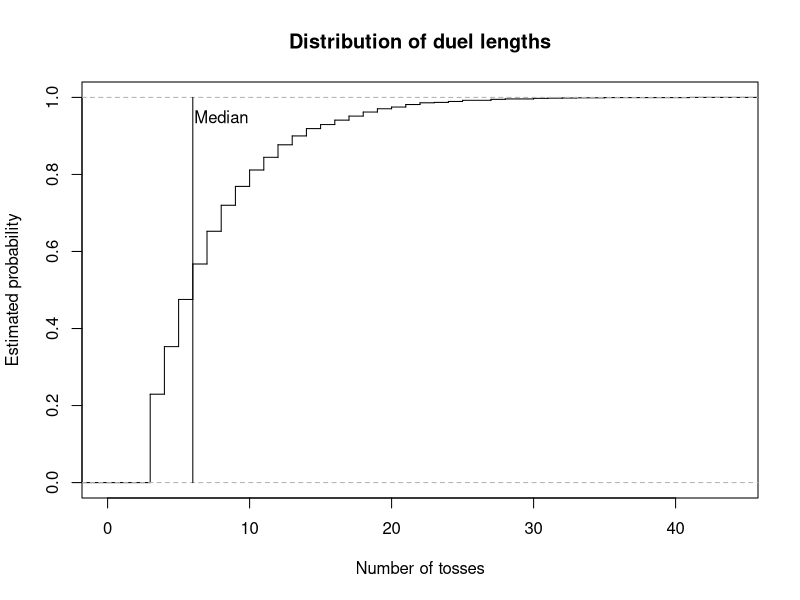
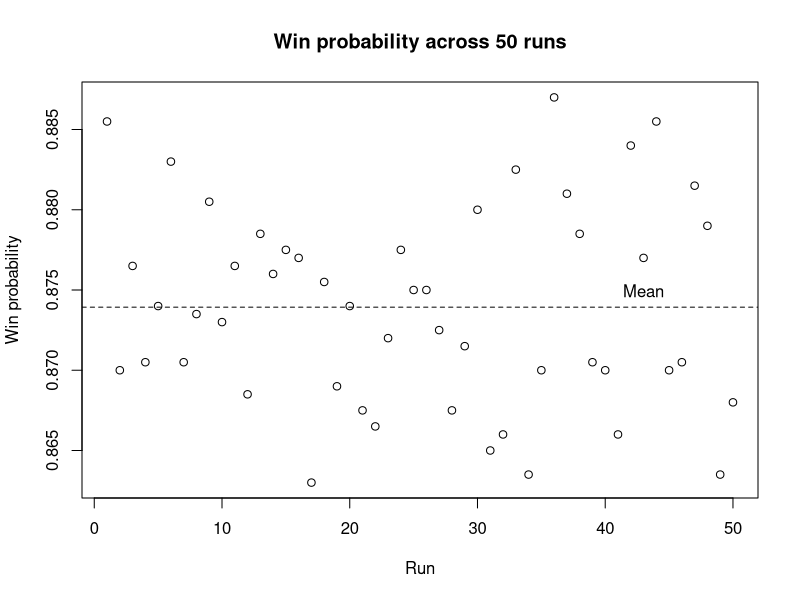

The R script that drew these images, in order:
# =============================================================================
# Coin-Toss Pattern Duel
#
# Authors:
# Pierrick de Boer: S3034691
# Fagan Ganbarli: S3015664
# Raneem Alluhaydan: S3044929
#
# Contributions:
# Pierrick de Boer (33%): Task 1-3
# Fagan Ganbarli (33%): Task 4-5
# Raneem Alluhaydan (33%): Task 6-7
#
# Overview:
# This script simulates duels between two binary patterns in a sequence
# of coin tosses. It identifies which pattern appears first and estimates
# the probability that player A wins through repeated simulations.
# Heads are coded as 1 and tails as 0.
#
# Main functions:
# 1. firsthit(): Find the first occurrence of a pattern.
# 2. sim_duels(): Simulate multiple duels.
# 3. duel(): Simulate one duel.
# 4. pwin(): Estimate the probability that a pattern wins.
# 5. ewait(): Calculate the exact expected waiting time of a pattern.
# 6. mc_ewait(): Estimate the expected waiting time by simulation.
# 7. pmat(): Calculate win probabilities between all patterns.
# 8. find_cycle(): Find a non-transitive cycle of patterns.
# =============================================================================


# Task 1: Find the first occurrence of a pattern in a toss stream.

firsthit <- function(x, a) {
  # Finds the toss at which pattern a is completed for the first time
  # in each toss stream.
  #
  # Inputs:
  #   x: toss stream, either a vector or a matrix with one stream per row
  #   a: binary pattern of length k
  #
  # Output:
  #   The ending position of the first occurrence in each row,
  #   or NA if the pattern does not appear.
  #
  # Method:
  #   Convert a vector into a one-row matrix. Build a logical matrix
  #   of all possible starting positions and compare each element of
  #   the pattern with the matching shifted column of x. Take the
  #   first matching start in each row and add k - 1 to obtain the
  #   ending position.
  
  # Treat a single stream as a matrix with one row.
  if (!is.matrix(x)) {
    x <- matrix(x, nrow = 1)
  }
  
  L <- ncol(x)
  k <- length(a)
  
  #A pattern longer than the sequence cannot occur.
  if (k > L) {
    return(rep(NA, nrow(x)))
  }
  
  # Check every possible starting position.
  hit <- matrix(TRUE, nrow = nrow(x), ncol = L - k + 1)
  
  for (j in seq_along(a)) {
    hit <- hit & x[, j:(L - k + j), drop = FALSE] == a[j]
  }
  
  # Find the first matching position in each row.
  start <- max.col(hit, ties.method = "first")
  start[rowSums(hit) == 0] <- NA
  
  # Convert starting positions into ending positions.
  return(start + k - 1)
}

# Test firsthit() on the stream below
x <- c(1, 0, 0, 1, 0, 1, 1, 1, 0)

firsthit(x, c(1, 0, 1))   #6
firsthit(x, c(0, 1, 1))   #7
firsthit(x, c(0, 0, 0))   #NA


# Task 2: Simulate duels between two patterns.

sim_duels <- function(a, b, p = 0.5, nreps = 1) {
  # Simulates independent duels in which both players watch the same
  # coin stream, and stops each duel as soon as one pattern appears.
  #
  # Inputs:
  #   a: binary pattern of player A
  #   b: binary pattern of player B, distinct from a and of equal length
  #   p: probability of a head (0 < p < 1)
  #   nreps: number of independent duels to simulate
  #
  # Output:
  #   A list containing the winner of each duel (1 for A, 0 for B)
  #   and the number of tosses each duel took.
  #
  # Method:
  #   Check that the patterns have equal length and are distinct.
  #   Generate tosses in blocks, one row per duel, and find the first
  #   occurrence of each pattern with firsthit function. Store the results of
  #   decided duels and continue only with the undecided ones. Keep the
  #   last k - 1 tosses of each undecided row so that patterns crossing
  #   block boundaries are detected.
  
  k <- length(a)
  
  if (k != length(b)) {
    stop("this is not a fair game!")
  }
  
  if (all(a == b)) {
    stop("a and b are identical")
  }
  
  # Initialize the block length and simulation result
  time <- 0
  B <- 3 * k
  
  active <- 1:nreps
  winner <- rep(NA, nreps)
  tosses <- rep(NA, nreps)
  
  while (length(active) > 0) {
    
    # Generate the initial block of toss.
    if (time == 0) {
      W <- matrix(
        rbinom(nreps * B, size = 1, prob = p),
        nrow = nreps
      )
      
    } else {
      # Retain the last k - 1 tosses from each active sequence.
      keep <- W[,B - (k - 1) + seq_len(k - 1),drop = FALSE]
      
      # Generate new tosses for the unfinished duels.
      W_new <- matrix(
        rbinom(
          nrow(keep) * (B - k + 1),
          size = 1,
          prob = p
        ),
        nrow = nrow(keep)
      )
      
      # Append the new tosses to the retained sequence.
      W <- cbind(keep, W_new)
    }
    
    # Find the first occurrence of each player's pattern.
    time_a <- firsthit(W, a)
    time_b <- firsthit(W, b)
    
    # Identify the winner based on the earliest occurrence.
    a_wins <- !is.na(time_a) &
      (is.na(time_b) | time_a < time_b)
    
    b_wins <- !is.na(time_b) &
      (is.na(time_a) | time_b < time_a)
    
    # Store the results of completed duels.
    decided <- a_wins | b_wins
    
    hit_time <- pmin(time_a, time_b, na.rm = TRUE)
    
    winner[active[a_wins]] <- 1
    winner[active[b_wins]] <- 0
    
    tosses[active[decided]] <- time + hit_time[decided]
    
    # Remove completed duels from the active simulations.
    active <- active[!decided]
    W <- W[!decided, , drop = FALSE]
    
    # Advance the number of newly generated tosses.
    time <- time + B - (k - 1)
  }
  
  return(list(winner = winner, tosses = tosses))
}


# Task 2: Simulate a single duel.

duel <- function(a, b, p = 0.5) {
  # Simulates one duel. A single duel is a special case of sim_duels()
  # with one repetition, so the simulation code is shared.
  #
  # Inputs:
  #   a: binary pattern of player A
  #   b: binary pattern of player B
  #   p: probability of a head (0 < p < 1)
  #
  # Output:
  #   A vector c(winner, tosses), where winner is 1 if A wins and 0
  #   if B wins, and tosses is the number of tosses the duel took.
  #
  # Method:
  #   Call sim_duels() with nreps = 1 and combine both results
  #   into one vector.
  
  result <- sim_duels(a, b, p, nreps = 1)
  
  return(c(result[[1]], result[[2]]))
}


# Task 3: Estimate the probability that one pattern wins a duel.

pwin <- function(a, b, p = 0.5, nreps = 10000) {
  # Estimates the probability that pattern a appears before pattern b.
  #
  # Inputs:
  #   a: binary pattern of player A
  #   b: binary pattern of player B
  #   p: probability of a head (0 < p < 1)
  #   nreps: number of independent duels to simulate
  #
  # Output:
  #   The estimated probability that player A wins.
  #
  # Method:
  #   Simulate all duels at once with sim_duels(). Since a win for A
  #   is stored as 1 and a loss as 0, the mean of the winner vector
  #   estimates the win probability.
  
  # Simulate the duels.
  result <- sim_duels(a, b, p, nreps)
  
  # Calculate the proportion of duels won by player A.
  p_a_wins <- sum(result[[1]]) / length(result[[1]])
  
  return(p_a_wins)
}


# Task 4(a): Calculate the exact expected waiting time for a pattern.

ewait <- function(a, p = 0.5) {
  # Calculates the exact expected waiting time of a single pattern
  # from its self-overlap structure.
  #
  # Inputs:
  #   a: non-empty binary vector representing the pattern
  #   p: probability of a head (0 < p < 1)
  #
  # Output:
  #   The exact expected number of tosses until the pattern appears.
  #
  # Method:
  #   Check that the inputs are valid. Examine every overlap length j
  #   from 1 to k. If the first and last j elements match, calculate
  #   the probability of the first j outcomes and add its reciprocal
  #   to the expected waiting time.
  
  # Check that the pattern is a non-empty binary vector.
  if (length(a) == 0 || any(a != 0 & a != 1) || anyNA(a)) {
    stop("The pattern must be a non-empty binary vector.")  
  }
  
  # Check that p is a valid probability between 0 and 1.
  if (!is.numeric(p) || length(p) != 1 || 
      p <= 0 || p >= 1 || is.na(p)) {
    stop("p must be a numeric value between 0 and 1.")  
  }
  
  k <- length(a)
  expected_wait <- 0
  
  # Examine every possible overlap length, including the full pattern.
  for (j in 1:k) {
    
    # An overlap exists when the first and last j elements match.
    if (all(a[1:j] == a[(k-j+1):k])) {
      
      # Count the number of heads in the prefix.
      n_head <- sum(a[1:j] == 1)
      
      # Calculate the probability of the prefix.
      r_probability <- (p ^ n_head) * ((1 - p) ^ (j - n_head))
      
      # Add the reciprocal probability for this overlap.
      expected_wait <- expected_wait + (1 / r_probability)
    }
  }
  return(expected_wait)
}

# Check the exact expected waiting times of the length-2 patterns
# for a fair coin (expected: 6 for HH and TT, 4 for HT and TH).
patterns <- list(
  HH = c(1, 1),
  TT = c(0, 0),
  HT = c(1, 0),
  TH = c(0, 1)
)

exact <- sapply(patterns, ewait)
print(exact)


# Task 4(b): Estimate the expected waiting time by simulation.

mc_ewait <- function(a, p = 0.5, nreps = 10000) {
  # Estimates the expected waiting time of a pattern by Monte Carlo
  # simulation, as a check on ewait().
  #
  # Inputs:
  #   a: binary pattern
  #   p: probability of a head (0 < p < 1)
  #   nreps: number of simulated waiting times
  #
  # Output:
  #   The Monte Carlo estimate of the expected waiting time.
  #
  # Method:
  #   For each repetition, add one toss at a time to the stream and
  #   use firsthit() to check whether the pattern has appeared. Record
  #   the waiting time once it appears and return the average over
  #   all repetitions.
  
  waiting_times <- numeric(nreps)
  
  # Run the simulation nreps times.
  for (i in seq_len(nreps)) {
    
    # Start with an empty stream.
    stream <- integer(0)
    
    repeat {
      
      # Add one toss to the stream.
      stream <- c(stream, rbinom(1, 1, p))
      
      # Check whether the pattern has appeared.
      hit <- firsthit(stream, a)
      
      # Stop once the pattern has appeared.
      if (!is.na(hit[1])) {
        waiting_times[i] <- hit[1]
        break
      }
    }
  }
  
  return(mean(waiting_times))
}

# Compare the Monte Carlo estimates with the exact waiting times
# for the length-2 patterns and a fair coin.
set.seed(7)
mc <- sapply(patterns,  mc_ewait, p = 0.5, nreps = 10000)

results <- data.frame(
  Pattern = names(patterns),
  Exact = as.numeric(exact),
  Monte_Carlo = as.numeric(mc)
)

print(results)

# The Monte Carlo estimates are close to the exact expected waiting
# times for all four patterns: 6 tosses for HH and TT, and 4 tosses
# for HT and TH.

# Compare the Monte Carlo estimate with the exact waiting time
# for a biased coin (p = 0.7).
exact_biased <- ewait(c(1, 1, 0), p = 0.7)
mc_biased <- mc_ewait(c(1, 1, 0), p = 0.7, nreps = 10000)

Biased_coin <- data.frame(
  Biased_Probability = 0.70,
  Exact_Waiting = exact_biased,
  Monte_Carlo_Waiting = mc_biased
)

print(Biased_coin)

# For p = 0.7, the exact expected waiting time for HHT is about
# 6.8027 and the Monte Carlo estimate is 6.8034, so the simulation
# confirms the exact result for a biased coin as well.


# Task 5: Calculate the matrix of pairwise win probabilities.

pmat <- function(k, p = 0.5, nreps = 10000) {
  # Estimates how often each pattern of length k beats every other
  # pattern of the same length in a duel.
  #
  # Inputs:
  #   k: length of each binary pattern
  #   p: probability of a head (0 < p < 1)
  #   nreps: number of simulated duels for each pair
  #
  # Output:
  #   A 2^k by 2^k matrix in which entry (i, j) is the estimated
  #   probability that pattern i beats pattern j. The diagonal is NA,
  #   because a pattern cannot duel itself. Rows and columns are
  #   labelled by the patterns, e.g. "010".
  #
  # Method:
  #   Generate all 2^k patterns and sort them in lexicographic order,
  #   with 0 before 1 (000, 001, 010, ..., 111). Estimate the win
  #   probability of every ordered pair of distinct patterns with
  #   pwin() and store it in the matrix.
  
  # Generate all possible binary patterns of length k.
  pattern <- expand.grid(rep(list(0:1), k))
  
  # Arrange patterns in lexicographic order, with 0 before 1.
  pattern <- pattern[
    do.call(order, as.data.frame(pattern)), , drop = FALSE]
  
  # Convert the patterns to a matrix.
  pattern <- as.matrix(pattern)
  
  # Create a matrix to store the estimated win probabilities.
  M <- matrix(NA, nrow = 2^k, ncol = 2^k)
  
  # Calculate the number of patterns.
  n <- nrow(pattern)
  
  # Label the rows and columns using the binary patterns.
  rownames(M) <- apply(pattern, 1, paste, collapse = "")
  colnames(M) <- apply(pattern, 1, paste, collapse = "")
  
  # Estimate the probability that each pattern beats every other pattern.
  for (i in 1:n) {
    for (j in 1:n) {
      
      # Leave diagonal entries as NA, because a pattern cannot duel itself.
      if (i != j) {
        M[i, j] <- pwin(
          pattern[i, ],
          pattern[j, ],
          p = p,
          nreps = nreps
        )
      }
    }
  }
  return(M)
}


# Task 5(a): Find the best reply and its win probability for each pattern.
#
# For each pattern (column of M), the best reply is the pattern that
# beats it with the highest probability. The diagonal NA values are
# replaced by -Inf so that a pattern cannot be its own best reply.

# Create the win-probability matrix for k = 3 and a fair coin.
M <- pmat(k = 3, p = 0.50)

# Replace the diagonal NA values with -Inf.
M <- replace(M, is.na(M), -Inf)

# Find the index of the best reply for each pattern.
best_reply <- apply(M, 2, which.max)

# Create a vector to store the win probabilities.
win_probability <- numeric(ncol(M))

# Store the win probability of each best reply.
for (j in seq_len(ncol(M))) {
  win_probability[j] <- M[best_reply[j], j]
}

# Create a data frame of patterns, best replies, and win probabilities.
best_reply_table <- data.frame(
  Pattern = rownames(M),
  Best_reply = rownames(M)[best_reply],
  Probability = win_probability
)

print(best_reply_table)


# Task 5(b)(1): Find evenly matched pattern pairs.
#
# A pair is evenly matched if both patterns win with a probability
# between 0.49 and 0.51. Each distinct pair is examined only once.

# Create an empty data frame to store the results.
evenly_matched_pairs <- data.frame(
  Pattern1 = character(),
  Pattern2 = character(),
  P1_Win_Probability = numeric(),
  P2_Win_Probability = numeric()
)

# Examine all pairs.
for (i in seq_len(nrow(M))) {
  for (j in seq_len(ncol(M))) {
    
    # Check each pair once and exclude the diagonal.
    if (j > i && 
        !is.na(M[i, j]) &&
        !is.na(M[j, i]) &&
        abs(M[i, j] - 0.5) <= 0.01 &&
        abs(M[j, i] - 0.5) <= 0.01) {
      
      # Store both patterns and their win probabilities.
      evenly_matched_pairs <- rbind(
        evenly_matched_pairs,
        data.frame(
          Pattern1 = rownames(M)[i],
          Pattern2 = colnames(M)[j],
          P1_Win_Probability = M[i, j],
          P2_Win_Probability = M[j, i]
        )
      )
    }
  }
}

# Reset row names and display the result.
row.names(evenly_matched_pairs) <- NULL
print(evenly_matched_pairs)


# Task 5(b)(2): Find the shortest non-transitive cycle.

find_cycle <- function(m, min_probability = 0.60) {
  # Finds the shortest cycle P1 -> P2 -> ... -> Pm -> P1 of distinct
  # patterns in which every pattern beats the next one.
  #
  # Inputs:
  #   m: matrix of pairwise win probabilities, as returned by pmat()
  #   min_probability: minimum win probability required for each step
  #
  # Output:
  #   A data frame listing every shortest cycle found, with the
  #   direction of each win and its probability, or a message if no
  #   cycle exists.
  #
  # Method:
  #   Search cycle lengths in increasing order, starting at 3. For each
  #   starting pattern, extend the path recursively with unused patterns
  #   that the last pattern beats, and check whether the final pattern
  #   beats the starting pattern. Only patterns with a larger index than
  #   the start are used, so each cycle is found only once.
  
  k <- nrow(m)
  
  # Check cycle from the shortest possible length (3).
  for (i in 3:k) {
    
    cycles <- list()
    
    # Try each pattern as the starting point.
    for(start in seq_len(k)) {
      
      search <- function(path) {
        
        last <- path[length(path)]
        
        # Check whether the path can be closed into a cycle.
        if (length(path) == i) {
          
          if (!is.na(m[last, start]) &&
              m[last, start] >= min_probability) {
            
            cycles[[length(cycles) + 1]] <<- path
          }
          
          return(invisible(NULL))
        }
        
        # Only consider unused patterns to avoid duplicate cycles.
        sequence <- setdiff(seq_len(k), path)
        sequence <- sequence[sequence > start]
        
        for (next_item in sequence) {
          
          if (!is.na(m[last, next_item]) && 
              m[last, next_item] >= min_probability) {
            
            search(c(path, next_item))
          }
        }
      }
      search(start)
    }
    
    # Return the cycle when shortest length has been found.
    if (length(cycles) > 0) {
      
      result <- do.call(rbind, lapply(seq_along(cycles), function(x) {
        
        path <- cycles[[x]]
        next_path <- c(path[-1], path[1])
        
        data.frame(
          Cycle = x,
          From = rownames(m)[path],
          To = colnames(m)[next_path],
          Win = m[cbind(path, next_path)]
        )
      }))
      rownames(result) <- NULL
      return(result)
    }
  }
  
  # Return a message if no cycle exists.
  return("No cycle found.")
}

# Find the shortest cycle with minimum win probability = 0.60.
find_cycle(M, min_probability = 0.60)  


# Task 5(c): Compare expected waiting times with duel results.
#
# Calculate the exact expected waiting time of every pattern with
# ewait(), keep the pairs with equal waiting times, and show those
# whose duel win probability is below 0.4 or above 0.6.

# Get the pattern labels from the row names of M.
pattern_label <- rownames(M)

# Convert labels into a binary matrix.
pattern_label <- t(sapply(pattern_label, function(x) {
  as.numeric(strsplit(x, "")[[1]])
})) 

# Define pattern names.
pattern_names <- apply(pattern_label, 1, paste, collapse = "")

# Calculate the exact expected waiting time.
expected_wait <- apply(pattern_label, 1, ewait)

# Create an empty data frame to store pairs.
comparison_table <- data.frame(
  Pattern1 = character(),
  Pattern2 = character(),
  Expected_Wait = numeric(),
  Win_Probability = numeric()
)

# Compare every distinct pair.
for (i in seq_len(nrow(M))) {
  for (j in seq_len(ncol(M))) {
    
    # Check each pair only once and keep pairs with
    # the same expected waiting time.
    if (i < j &&
        abs(expected_wait[i] - expected_wait[j]) < 0.0001) {
      
      # Store the pair, their equal expected waiting time,
      # and the probability that Pattern1 beats Pattern2.
      comparison_table <- rbind(
        comparison_table, data.frame(
          Pattern1 = pattern_names[i],
          Pattern2 = pattern_names[j],
          Expected_Wait = expected_wait[i],
          Win_Probability = M[i, j]
        )
      )
    }
  }
}

# Keep pairs whose win probability clearly differs from 0.5
# (below 0.4 or above 0.6).
comparison_table <- comparison_table[
  abs(comparison_table$Win_Probability - 0.5) > 0.1, ]

row.names(comparison_table) <- NULL

print(comparison_table)


# Task 6: Plot duel lengths and variation in win probabilities.
#
# First, simulate 2000 duels between 011 and 111 with a fair coin and
# plot the distribution of duel lengths, marking the median. Second,
# estimate the win probability of 011 (the best reply to 111) in 50
# independent runs of 2000 duels and plot the estimates around their
# mean.

# Simulate 2000 duels between patterns 011 and 111.
a <- c(0, 1, 1)
b <- c(1, 1, 1)
results <- sim_duels(a, b, p = 0.5, nreps = 2000)

# Plot the distribution of duel lengths and mark the median.
tosses <- results$tosses
plot(ecdf(tosses), verticals = TRUE, do.points = FALSE,
     main = "Distribution of duel lengths",
     xlab = "Number of tosses",
     ylab = "Estimated probability")

med <- median(tosses)
lines(c(med, med), c(0, 1))
text(med + 2, 0.95, "Median")

# Estimate the win probability in 50 independent runs.
win_estimates <- numeric(50)

for (i in 1:50) {
  win_estimates[i] <- pwin(
    a = c(0, 1, 1),
    b = c(1, 1, 1),
    p = 0.5,
    nreps = 2000
  )
}

# Calculate the mean estimate and plot the results.
mean_estimate <- mean(win_estimates)

plot(win_estimates,
     xlab = "Run",
     ylab = "Win probability",
     main = "Win probability across 50 runs")

abline(h = mean_estimate, lty = 2)
text(43, mean_estimate, "Mean", pos = 3)


# Task 7: Investigate the effect of coin bias.
#
# Repeat the best-reply analysis of Task 5(a) for p = 0.25 and
# p = 0.7 and compare the results with the fair coin.

# Analyse the best replies for p = 0.25.
M <- pmat(k = 3, p = 0.25, nreps = 2000)
M <- replace(M, is.na(M), -Inf)

best_reply <- apply(M, 2, which.max)
win_probability <- numeric(ncol(M))

for (j in seq_len(ncol(M))) {
  win_probability[j] <- M[best_reply[j], j]
}

best_reply_table <- data.frame(
  Pattern = colnames(M),
  Best_reply = rownames(M)[best_reply],
  Probability = win_probability,
  row.names = NULL
)

print(best_reply_table)


# Repeat the analysis for p = 0.7.
M <- pmat(k = 3, p = 0.7, nreps = 2000)
M <- replace(M, is.na(M), -Inf)

best_reply <- apply(M, 2, which.max)
win_probability <- numeric(ncol(M))

for (j in seq_len(ncol(M))) {
  win_probability[j] <- M[best_reply[j], j]
}

best_reply_table <- data.frame(
  Pattern = colnames(M),
  Best_reply = rownames(M)[best_reply],
  Probability = win_probability,
  row.names = NULL
)

print(best_reply_table)


# Best replies and cycles:
# For p = 0.25, one observed cycle is:
# 100 -> 000 -> 001 -> 010 -> 100
#
# For p = 0.7, one observed cycle is:
# 101 -> 011 -> 111 -> 110 -> 101
#
# Changing the coin bias changes the best replies and the patterns
# involved in the observed cycles.

# Overall analysis:
# Ranking patterns by their individual waiting times does not
# necessarily predict who wins a duel.
# Both patterns are observed in the same sequence of coin tosses,
# so their appearances are not independent.
# Therefore, isolated waiting-time summaries can be misleading
# when predicting duel outcomes.
